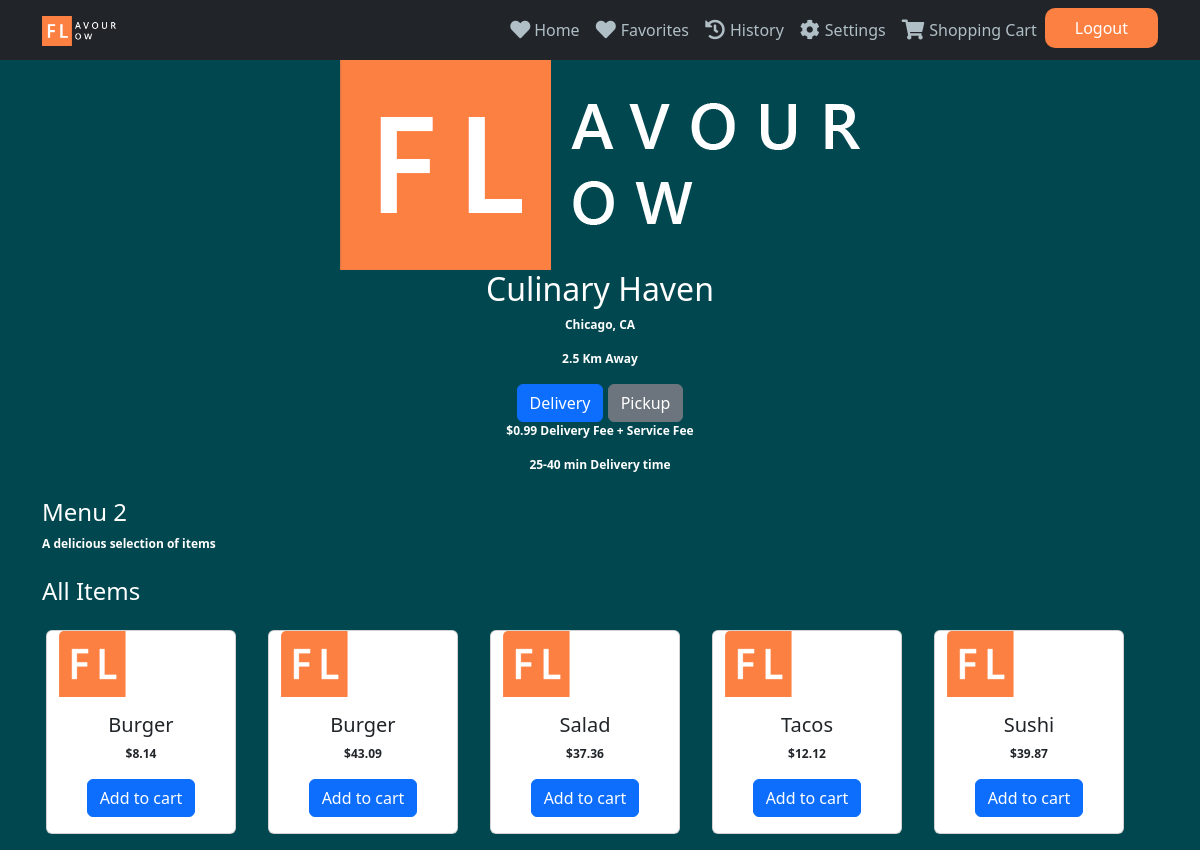
/restaurant/menu/125/, run on the app's committed database.
### flavourflow_app/models.py (models this page shows, shortened)
class Restaurant(models.Model):
    user = models.OneToOneField(User, on_delete=models.CASCADE, related_name='restaurant')
    name = models.CharField(max_length=500)
    phone = models.CharField(max_length=10)
    abn = models.CharField(max_length=11, unique=True)
    category = models.CharField(max_length=255, default='Uncategorized')
    logo = models.ImageField(upload_to='restaurant_logo/')
    street = models.CharField(max_length=255)
    city = models.CharField(max_length=255)
    state = models.CharField(max_length=50)
    postcode = models.CharField(max_length=4)

class Menu(models.Model):
    restaurant = models.ForeignKey(Restaurant, on_delete=models.CASCADE)
    name = models.CharField(max_length=255)
    description = models.TextField(blank=True)
    is_active = models.BooleanField(default=True)
    items = models.ManyToManyField(Item, related_name='menus')

class Item(models.Model):
    name = models.CharField(max_length=255)
    restaurant = models.ForeignKey(Restaurant, on_delete=models.CASCADE)
    category = models.ForeignKey(Category, on_delete=models.CASCADE, default="Uncategorized")  # Use the ID of the default category
    price = models.DecimalField(default=0.0, decimal_places=2, max_digits=10)
    image = models.ImageField(upload_to='meal_images/', blank=True, null=True)
    is_available = models.BooleanField(default=True)

### flavourflow_app/views.py (the view)
# urls.py: path('restaurant/menu/<int:restaurant_id>/', views.restaurant_listing, name='restaurant_listing'),
def restaurant_listing(request, restaurant_id):
    restaurant = get_object_or_404(Restaurant, id=restaurant_id)
    menu = Menu.objects.filter(restaurant=restaurant, is_active=True).first()
    context = {
        'restaurant': restaurant,
        'menu': menu,
    }
    return render(request, 'user/restaurant_listing.html', context)

### flavourflow_app/templates/user/restaurant_listing.html
{% extends 'base.html' %}
{% load static %}
{% block content %}
<div class="container">
    <div class="restaurant-header text-center">
        {% if restaurant.logo %}
            <img src="{{ restaurant.logo.url }}" alt="{{ restaurant.name }}" class="img-fluid">
        {% else %}
            <img src="{% static 'media/logo_plain.png' %}" alt="{{ restaurant.name }}" class="img-fluid">
        {% endif %}
        <h2>{{ restaurant.name }}</h2>
        <p>{{ restaurant.city }}, {{ restaurant.state }}</p>
        <p>2.5 Km Away</p>
        <div class="delivery-pickup">
            <button class="btn btn-primary">Delivery</button>
            <button class="btn btn-secondary">Pickup</button>
        </div>
        <div class="fees-time">
            <p>$0.99 Delivery Fee + Service Fee</p>
            <p>25-40 min Delivery time</p>
        </div>
    </div>
    <div class="menu-details mt-4">
        <h4>{{ menu.name }}</h4>
        <p>{{ menu.description }}</p>
    </div>
    <div class="all-items mt-4">
        <h4>All Items</h4>
        <div class="row">
            {% for item in menu.items.all %}
            <div class="card col-2 m-3">
                {% if item.image %}
                    <img src="{{ item.image.url }}" alt="{{ item.name }}" class="card-img-top">
                {% else %}
                    <img src="{% static 'media/logo_plain.png' %}" alt="{{ item.name }}" class="card-img-top">
                {% endif %}
                <div class="card-body text-center">
                    <h5 class="card-title">{{ item.name }}</h5>
                    <p class="card-text">${{ item.price }}</p>
                    <a href="#" class="btn btn-primary">Add to cart</a>
                </div>
            </div>
            {% endfor %}
        </div>
    </div>
</div>
{% endblock %}

### flavourflow_app/static/css/style.css (style rules this page uses)
body { background-color: #001f26; max-height: 95%; }
a { color:white; text-decoration: none; }
p { font-size: 12px; font-weight: bold; }

### flavourflow_app/static/css/user_dashboard.css (style rules this page uses)
body { background-color: #00474F; color: #ffffff; }

### data on the page
Restaurant: name "Culinary Haven", city "Chicago", state "CA"
Menu: name "Menu 2", description "A delicious selection of items"
Item: name "Burger", price "8.14"
Item: name "Burger", price "43.09"
Item: name "Salad", price "37.36"
Item: name "Tacos", price "12.12"
Item: name "Sushi", price "39.87"
